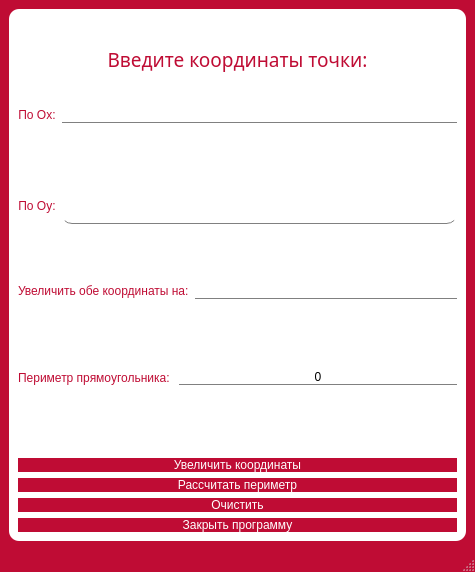
<?xml version="1.0" encoding="UTF-8"?>
<ui version="4.0">
 <class>MainWindow</class>
 <widget class="QMainWindow" name="MainWindow">
  <property name="geometry">
   <rect>
    <x>0</x>
    <y>0</y>
    <width>475</width>
    <height>572</height>
   </rect>
  </property>
  <property name="font">
   <font>
    <family>Dubai</family>
    <pointsize>14</pointsize>
    <italic>false</italic>
    <bold>false</bold>
    <underline>false</underline>
    <strikeout>false</strikeout>
   </font>
  </property>
  <property name="mouseTracking">
   <bool>false</bool>
  </property>
  <property name="tabletTracking">
   <bool>false</bool>
  </property>
  <property name="windowTitle">
   <string>Расчет периметра прямоугольника</string>
  </property>
  <property name="styleSheet">
   <string notr="true">QMainWindow{
	font: 500 14pt &quot;Dubai&quot;;
	background-color: rgb(191, 12, 52);
}
QMessageBox QString{
	font: 500 12pt &quot;Dubai&quot;;
}
QMessageBox{
	background-color: white;
	font: 500 12pt &quot;Dubai&quot;;


}
QMessageBox QPushButton {
	background-color: rgb(191, 12, 52);
	color: rgb(255, 255, 255);
	font: 500 12pt &quot;Dubai&quot;;
border-radius: 10px;
	width: 80px;
}
QMessageBox QPushButton:pressed {
	background-color: rgb(185, 188, 170);
}
QMessageBox QPushButton:hover {
	text-decoration: underline;
}

</string>
  </property>
  <widget class="QWidget" name="centralwidget">
   <layout class="QGridLayout" name="gridLayout_2">
    <item row="0" column="0" colspan="2">
     <widget class="QFrame" name="frame">
      <property name="styleSheet">
       <string notr="true">background-color: rgb(255, 255, 255);
border-radius: 10px;</string>
      </property>
      <property name="frameShape">
       <enum>QFrame::StyledPanel</enum>
      </property>
      <property name="frameShadow">
       <enum>QFrame::Raised</enum>
      </property>
      <layout class="QGridLayout" name="gridLayout">
       <item row="8" column="0">
        <widget class="QPushButton" name="pushButton_5">
         <property name="styleSheet">
          <string notr="true">QPushButton {
	background-color: rgb(191, 12, 52);
	color: rgb(255, 255, 255);
font: 500 14pt &quot;Dubai&quot;;
	border-radius: 10px;}
QPushButton:pressed {
	background-color: rgb(185, 188, 170);
}
QPushButton:hover {
	text-decoration: underline;
}
</string>
         </property>
         <property name="text">
          <string>Очистить</string>
         </property>
        </widget>
       </item>
       <item row="1" column="0">
        <layout class="QFormLayout" name="formLayout_5">
         <item row="0" column="0">
          <widget class="QLabel" name="label_2">
           <property name="styleSheet">
            <string notr="true">background-color: rgb(255, 255, 255);
color: rgb(191, 12, 52);
font: 500 14pt &quot;Dubai&quot;;</string>
           </property>
           <property name="text">
            <string>По Ox:</string>
           </property>
           <property name="alignment">
            <set>Qt::AlignCenter</set>
           </property>
          </widget>
         </item>
         <item row="0" column="1">
          <widget class="QLineEdit" name="lineEdit_2">
           <property name="styleSheet">
            <string notr="true">QLineEdit{background-color: rgb(255, 255, 255);
font: 500 14pt &quot;Dubai&quot;;
border-bottom: 1px solid gray;}
</string>
           </property>
           <property name="text">
            <string/>
           </property>
          </widget>
         </item>
        </layout>
       </item>
       <item row="0" column="0">
        <widget class="QLabel" name="label">
         <property name="font">
          <font>
           <family>Dubai</family>
           <pointsize>14</pointsize>
           <italic>false</italic>
           <bold>false</bold>
          </font>
         </property>
         <property name="styleSheet">
          <string notr="true">color: rgb(191, 12, 52);
background-color: rgb(255, 255, 255);
qproperty-alignment: 'AlignVCenter | AlignLeft';
qproperty-wordWrap: true;
</string>
         </property>
         <property name="text">
          <string>Введите координаты точки:</string>
         </property>
         <property name="alignment">
          <set>Qt::AlignCenter</set>
         </property>
        </widget>
       </item>
       <item row="6" column="0">
        <widget class="QPushButton" name="pushButton_2">
         <property name="mouseTracking">
          <bool>true</bool>
         </property>
         <property name="toolTip">
          <string/>
         </property>
         <property name="styleSheet">
          <string notr="true">QPushButton {
	background-color: rgb(191, 12, 52);
	color: rgb(255, 255, 255);
font: 500 14pt &quot;Dubai&quot;;
	border-radius: 10px;}
QPushButton:pressed {
	background-color: rgb(185, 188, 170);
}
QPushButton:hover {
	text-decoration: underline;
}
</string>
         </property>
         <property name="text">
          <string>Рассчитать периметр</string>
         </property>
        </widget>
       </item>
       <item row="2" column="0">
        <layout class="QFormLayout" name="formLayout_2">
         <item row="0" column="0">
          <widget class="QLabel" name="label_3">
           <property name="styleSheet">
            <string notr="true">background-color: rgb(255, 255, 255);
color: rgb(191, 12, 52);
font: 500 14pt &quot;Dubai&quot;;</string>
           </property>
           <property name="text">
            <string>По Oy:</string>
           </property>
           <property name="alignment">
            <set>Qt::AlignCenter</set>
           </property>
          </widget>
         </item>
         <item row="0" column="1">
          <widget class="QLineEdit" name="lineEdit">
           <property name="font">
            <font>
             <family>Dubai</family>
             <pointsize>14</pointsize>
             <italic>false</italic>
             <bold>false</bold>
            </font>
           </property>
           <property name="styleSheet">
            <string notr="true">background-color: rgb(255, 255, 255);
border-bottom: 1px solid gray;
font: 500 14pt &quot;Dubai&quot;;</string>
           </property>
           <property name="text">
            <string/>
           </property>
          </widget>
         </item>
        </layout>
       </item>
       <item row="5" column="0">
        <widget class="QPushButton" name="pushButton_4">
         <property name="styleSheet">
          <string notr="true">QPushButton {
	background-color: rgb(191, 12, 52);
	color: rgb(255, 255, 255);
	font: 500 14pt &quot;Dubai&quot;;
	border-radius: 10px;}
QPushButton:pressed {
	background-color: rgb(185, 188, 170);
}
QPushButton:hover {
	text-decoration: underline;
}
</string>
         </property>
         <property name="text">
          <string>Увеличить координаты</string>
         </property>
        </widget>
       </item>
       <item row="4" column="0">
        <layout class="QFormLayout" name="formLayout_6">
         <item row="0" column="0">
          <widget class="QLabel" name="label_4">
           <property name="styleSheet">
            <string notr="true">color: rgb(191, 12, 52);
background-color: rgb(255, 255, 255);
font: 500 14pt &quot;Dubai&quot;;</string>
           </property>
           <property name="text">
            <string>Периметр прямоугольника: </string>
           </property>
           <property name="alignment">
            <set>Qt::AlignCenter</set>
           </property>
          </widget>
         </item>
         <item row="0" column="1">
          <widget class="QLabel" name="label_5">
           <property name="styleSheet">
            <string notr="true">background-color: rgb(255, 255, 255);
color: rgb(0, 0, 0);
border-bottom: 1px solid gray;
font: 500 14pt &quot;Dubai&quot;;</string>
           </property>
           <property name="text">
            <string>0</string>
           </property>
           <property name="alignment">
            <set>Qt::AlignCenter</set>
           </property>
          </widget>
         </item>
        </layout>
       </item>
       <item row="3" column="0">
        <layout class="QFormLayout" name="formLayout">
         <item row="0" column="0">
          <widget class="QLabel" name="label_6">
           <property name="styleSheet">
            <string notr="true">color: rgb(191, 12, 52);
background-color: rgb(255, 255, 255);
font: 500 14pt &quot;Dubai&quot;;</string>
           </property>
           <property name="text">
            <string>Увеличить обе координаты на:</string>
           </property>
           <property name="alignment">
            <set>Qt::AlignLeading|Qt::AlignLeft|Qt::AlignVCenter</set>
           </property>
          </widget>
         </item>
         <item row="0" column="1">
          <widget class="QLineEdit" name="lineEdit_3">
           <property name="styleSheet">
            <string notr="true">background-color: rgb(255, 255, 255);
border-bottom: 1px solid gray;
font: 500 14pt &quot;Dubai&quot;;</string>
           </property>
           <property name="text">
            <string/>
           </property>
          </widget>
         </item>
        </layout>
       </item>
       <item row="9" column="0">
        <widget class="QPushButton" name="pushButton">
         <property name="styleSheet">
          <string notr="true">QPushButton {
	background-color: rgb(191, 12, 52);
	color: rgb(255, 255, 255);
font: 500 14pt &quot;Dubai&quot;;
	border-radius: 10px;}
QPushButton:pressed {
	background-color: rgb(185, 188, 170);
}
QPushButton:hover {
	text-decoration: underline;
}
</string>
         </property>
         <property name="text">
          <string>Закрыть программу</string>
         </property>
         <property name="default">
          <bool>false</bool>
         </property>
        </widget>
       </item>
      </layout>
     </widget>
    </item>
   </layout>
  </widget>
  <widget class="QMenuBar" name="menubar">
   <property name="geometry">
    <rect>
     <x>0</x>
     <y>0</y>
     <width>475</width>
     <height>26</height>
    </rect>
   </property>
  </widget>
  <widget class="QStatusBar" name="statusbar"/>
 </widget>
 <resources/>
 <connections>
  <connection>
   <sender>pushButton</sender>
   <signal>clicked()</signal>
   <receiver>MainWindow</receiver>
   <slot>close()</slot>
   <hints>
    <hint type="sourcelabel">
     <x>391</x>
     <y>419</y>
    </hint>
    <hint type="destinationlabel">
     <x>384</x>
     <y>525</y>
    </hint>
   </hints>
  </connection>
 </connections>
</ui>
